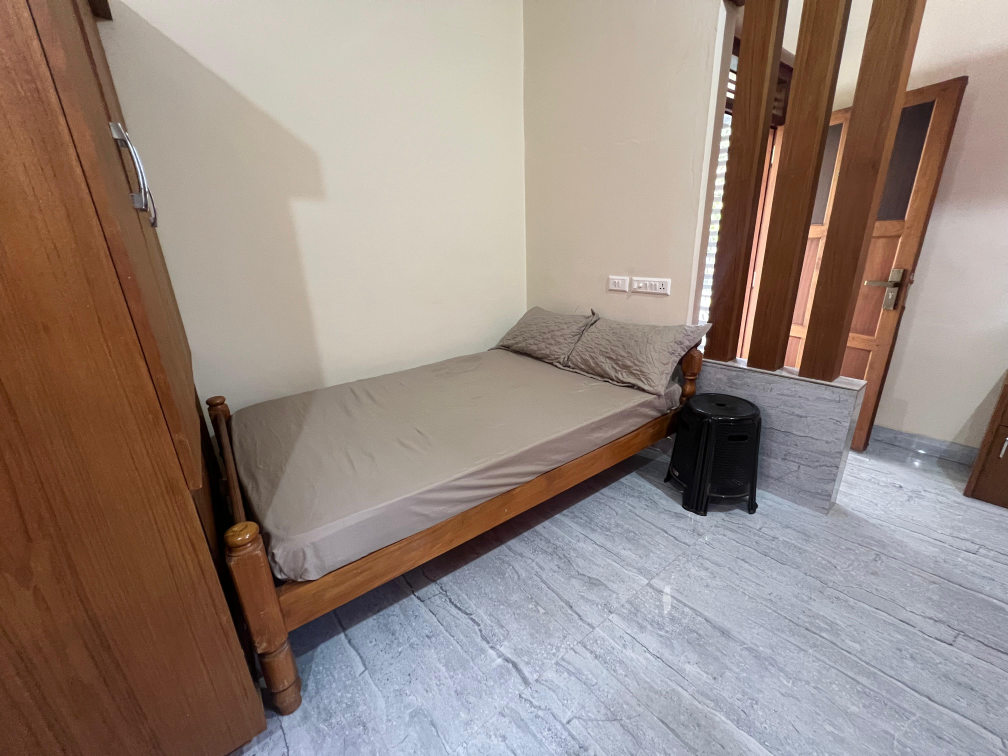
#> input picture Pearl Nest/Images/Sreekandapuram_Chemberi_Homestay_1_Bed.jpeg, 4032 x 3024 px, given in place of kannur-hills-western-ghats-landscape.jpg, which was not available (shown at 1/4 size)
$ python optimize-images.py
#> lines starting #> are read from the running program, lines starting #| are printed output that depends on the picture
"""
Create responsive WebP variants for every site photo.

Run from frontend/:  python3 scripts/optimize-images.py
For each JPG in public/images/{thushara,pearlnest} and the landscape, writes
<name>-640/960/1280/1920.webp next to it (smaller
sizes are skipped if the source is narrower). The JPG stays as the fallback
and as the og:image / JSON-LD image. Requires Pillow.
"""
import glob
import os
from PIL import Image

ROOT = os.path.join(os.path.dirname(__file__), "..", "public", "images")
WIDTHS = (640, 960, 1280, 1920)

sources = (
    glob.glob(os.path.join(ROOT, "thushara", "*.jpg"))
    + glob.glob(os.path.join(ROOT, "pearlnest", "*.jpg"))
    + [os.path.join(ROOT, "kannur-hills-western-ghats-landscape.jpg")]
)

for src in sorted(sources):
    im = Image.open(src).convert("RGB")
#> im is the input picture: PIL image 4032x3024 RGB; mean R, G, B 151.4, 135.5, 127
    base = src[:-4]
    for w in WIDTHS:
        # width = longest side for landscape, shortest side for portrait
        scale = w / max(im.size) if im.width >= im.height else w / im.width
        if scale > 1 and w != WIDTHS[0]:
            continue
        out = im.resize((round(im.width * min(scale, 1)), round(im.height * min(scale, 1))), Image.LANCZOS)
        out.save(f"{base}-{w}.webp", "WEBP", quality=74, method=6)
#> this loop made 4 passes
#> pass 1, `out = im.resize((round(im.width * min(scale, 1)), round(im.height * mi..`:
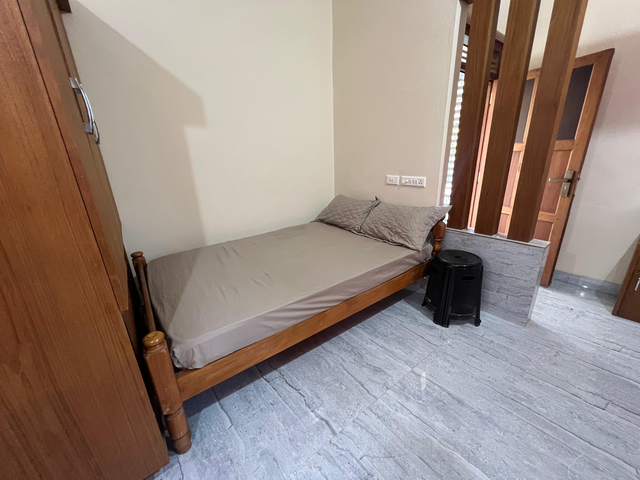
#> out: PIL image 640x480 RGB; mean R, G, B 151.4, 135.5, 127
    print("ok", os.path.basename(src), im.size)
#| ok kannur-hills-western-ghats-landscape.jpg (4032, 3024)

for src in glob.glob(os.path.join(ROOT, "logos", "*.png")):
    im = Image.open(src)
    im.save(src[:-4] + ".webp", "WEBP", quality=85, method=6)
    print("ok", os.path.basename(src))

$ run again, on Pearl Nest/Images/Sreekandapuram_Chemberi_Homestay_5_Dining Area.jpeg
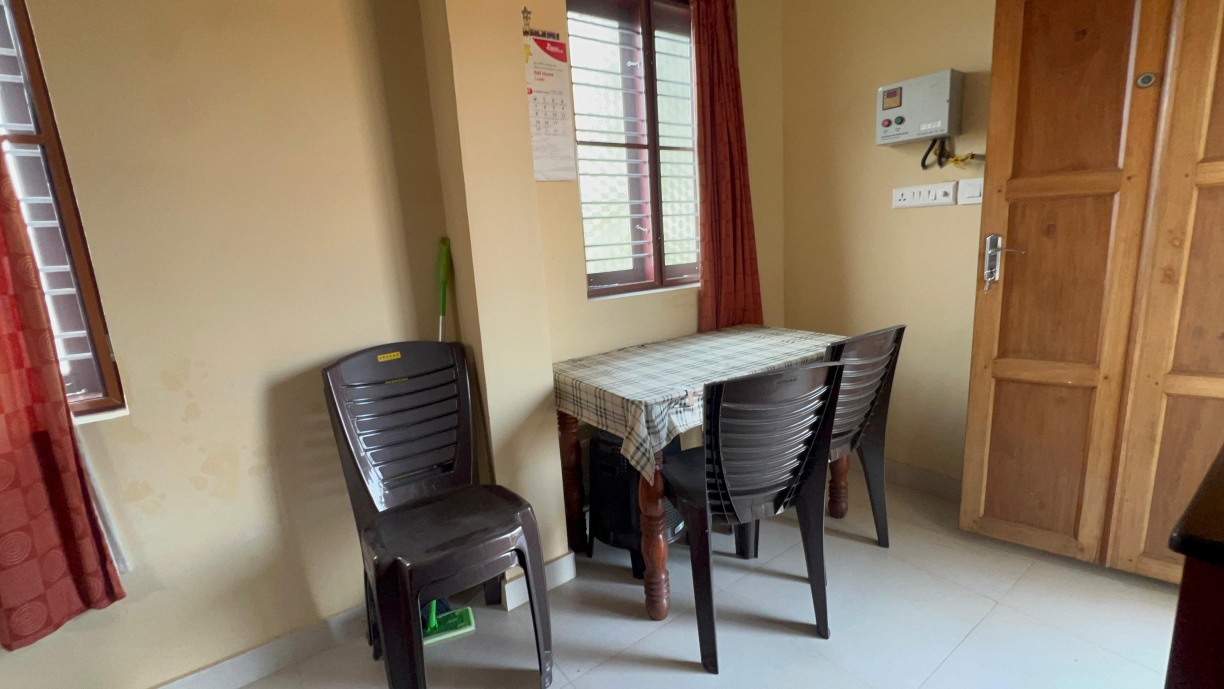
#> input picture Pearl Nest/Images/Sreekandapuram_Chemberi_Homestay_5_Dining Area.jpeg, 3672 x 2066 px, given in place of kannur-hills-western-ghats-landscape.jpg, which was not available (shown at 1/3 size)
#> im is the input picture: PIL image 3672x2066 RGB; mean R, G, B 139.6, 119.6, 99
#> the loop `for w in WIDTHS:` made 4 passes
#> pass 1, `out = im.resize((round(im.width * min(scale, 1)), round(im.height * mi..`:
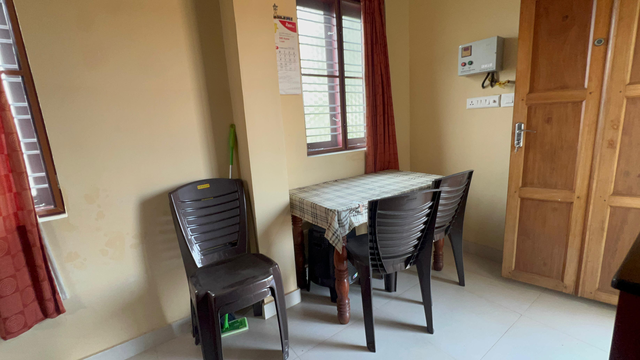
#> out: PIL image 640x360 RGB; mean R, G, B 139.6, 119.6, 99
#| ok kannur-hills-western-ghats-landscape.jpg (3672, 2066)

$ run again, on Pearl Nest/Images/Sreekandapuram_Chemberi_Homestay_6_Bedroom Whole.jpeg
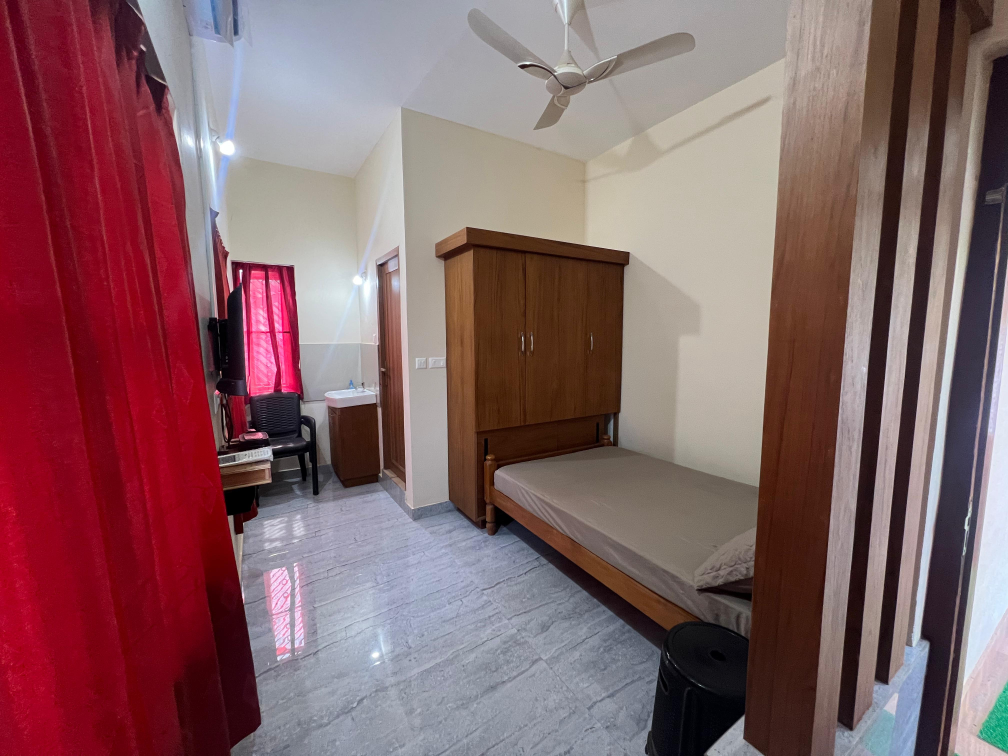
#> input picture Pearl Nest/Images/Sreekandapuram_Chemberi_Homestay_6_Bedroom Whole.jpeg, 4032 x 3024 px, given in place of kannur-hills-western-ghats-landscape.jpg, which was not available (shown at 1/4 size)
#> im is the input picture: PIL image 4032x3024 RGB; mean R, G, B 132.6, 98.2, 101.7
#> the loop `for w in WIDTHS:` made 4 passes
#> pass 1, `out = im.resize((round(im.width * min(scale, 1)), round(im.height * mi..`:
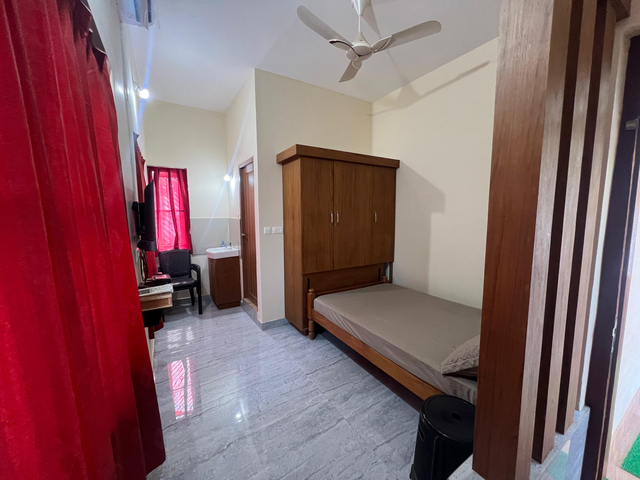
#> out: PIL image 640x480 RGB; mean R, G, B 132.6, 98.2, 101.7
#| ok kannur-hills-western-ghats-landscape.jpg (4032, 3024)
